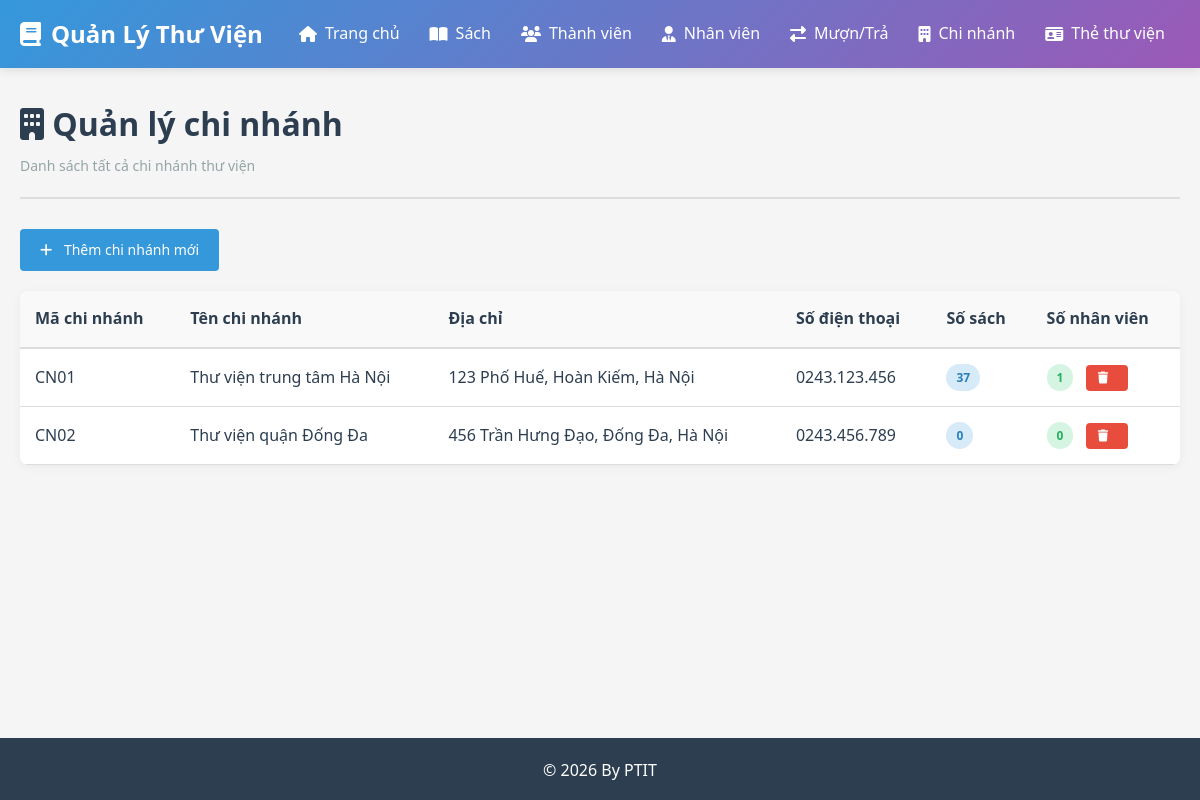
Page /chi-nhanh on the earlier database version.
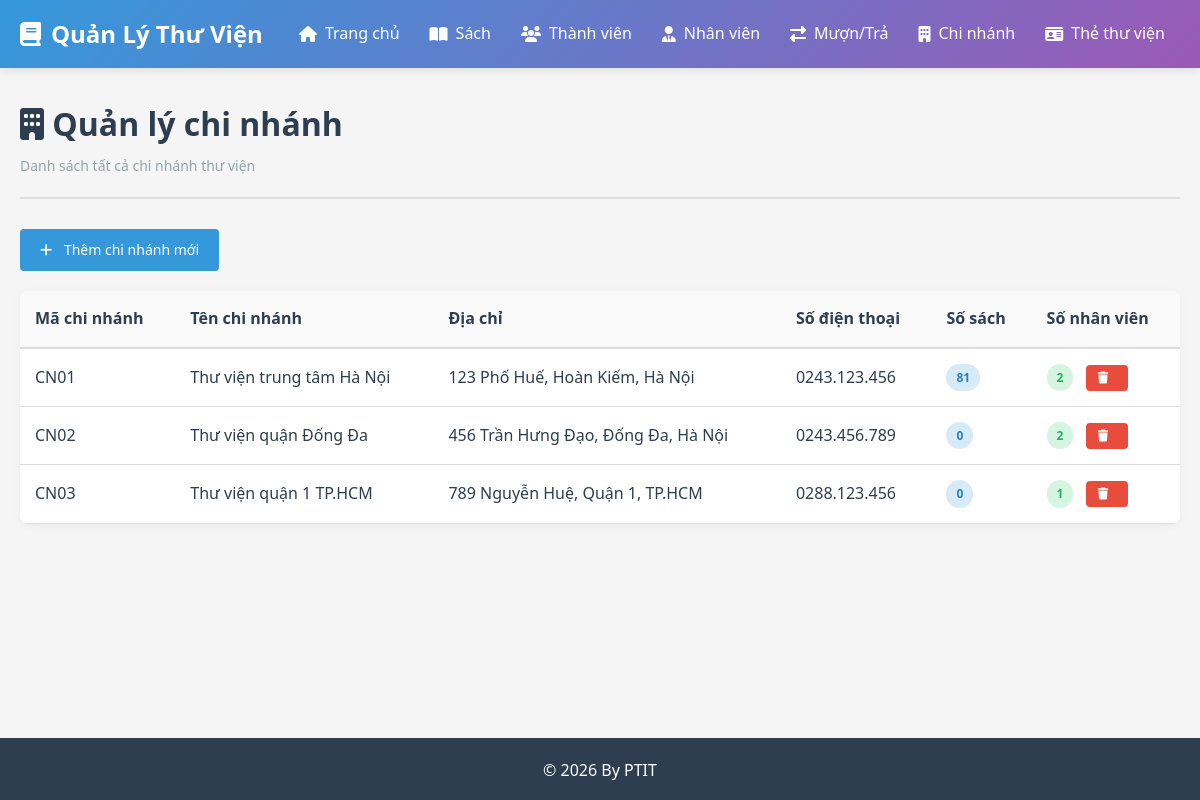
Same page on the later database version.
### app/models/__init__.py (models this page shows, shortened)
class ChiNhanh(db.Model):
    __tablename__ = 'chi_nhanh'
    ma_chi_nhanh = db.Column(db.String(10), primary_key=True)
    ten_chi_nhanh = db.Column(db.String(150), nullable=False)
    dia_chi = db.Column(db.String(255))
    sdt = db.Column(db.String(15))
    ban_sao = db.relationship('BanSao', backref='chi_nhanh', lazy=True, cascade='all, delete-orphan')
    nhan_vien = db.relationship('NhanVien', backref='chi_nhanh', lazy=True, cascade='all, delete-orphan')

### app/routes/__init__.py (the view)
@bp.route('/chi-nhanh')
def danh_sach_chi_nhanh():
    chi_nhanh = db.session.query(ChiNhanh).all()
    return render_template('chi_nhanh/danh_sach.html', chi_nhanh=chi_nhanh)

### app/templates/chi_nhanh/danh_sach.html (shortened to what this page needs)
{% extends "base.html" %}
{% block content %}
<div class="page-header">
    <h1><i class="fas fa-building"></i> Quản lý chi nhánh</h1>
    <p>Danh sách tất cả chi nhánh thư viện</p>
</div>
<div class="toolbar">
    <a href="{{ url_for('main.them_chi_nhanh') }}" class="btn btn-primary">
        <i class="fas fa-plus"></i> Thêm chi nhánh mới
    </a>
</div>
<div class="table-responsive">
    <table class="table">
        <thead>
            <tr>
                <th>Mã chi nhánh</th>
                <th>Tên chi nhánh</th>
                <th>Địa chỉ</th>
                <th>Số điện thoại</th>
                <th>Số sách</th>
                <th>Số nhân viên</th>
            </tr>
        </thead>
        <tbody>
            {% for cn in chi_nhanh %}
            <tr>
                <td>{{ cn.ma_chi_nhanh }}</td>
                <td>{{ cn.ten_chi_nhanh }}</td>
                <td>{{ cn.dia_chi or 'N/A' }}</td>
                <td>{{ cn.sdt or 'N/A' }}</td>
                <td><span class="badge badge-info">{{ cn.ban_sao|length }}</span></td>
                <td>
                    <span class="badge badge-success">{{ cn.nhan_vien|length }}</span>
                    <form method="POST" action="{{ url_for('main.xoa_chi_nhanh', ma_chi_nhanh=cn.ma_chi_nhanh) }}" style="display:inline-block; margin-left:8px;" onsubmit="return confirm('Bạn có chắc muốn xóa chi nhánh này?');">
                        <button class="btn btn-sm btn-danger" type="submit"><i class="fas fa-trash"></i></button>
                    </form>
                </td>
            </tr>
            {% else %}
            <tr>
                <td colspan="6" class="text-center">Không có chi nhánh nào</td>
            </tr>
            {% endfor %}
        </tbody>
    </table>
</div>
{% endblock %}

Differences in the rows shown:
computed for ChiNhanh "CN01": ban_sao|length "37" → "81"; nhan_vien|length "1" → "2"
computed for ChiNhanh "CN02": nhan_vien|length "0" → "2"
added ChiNhanh: ma_chi_nhanh "CN03", ten_chi_nhanh "Thư viện quận 1 TP.HCM", dia_chi "789 Nguyễn Huệ, Quận 1, TP.HCM", sdt "0288.123.456", ban_sao|length "0", nhan_vien|length "1"
